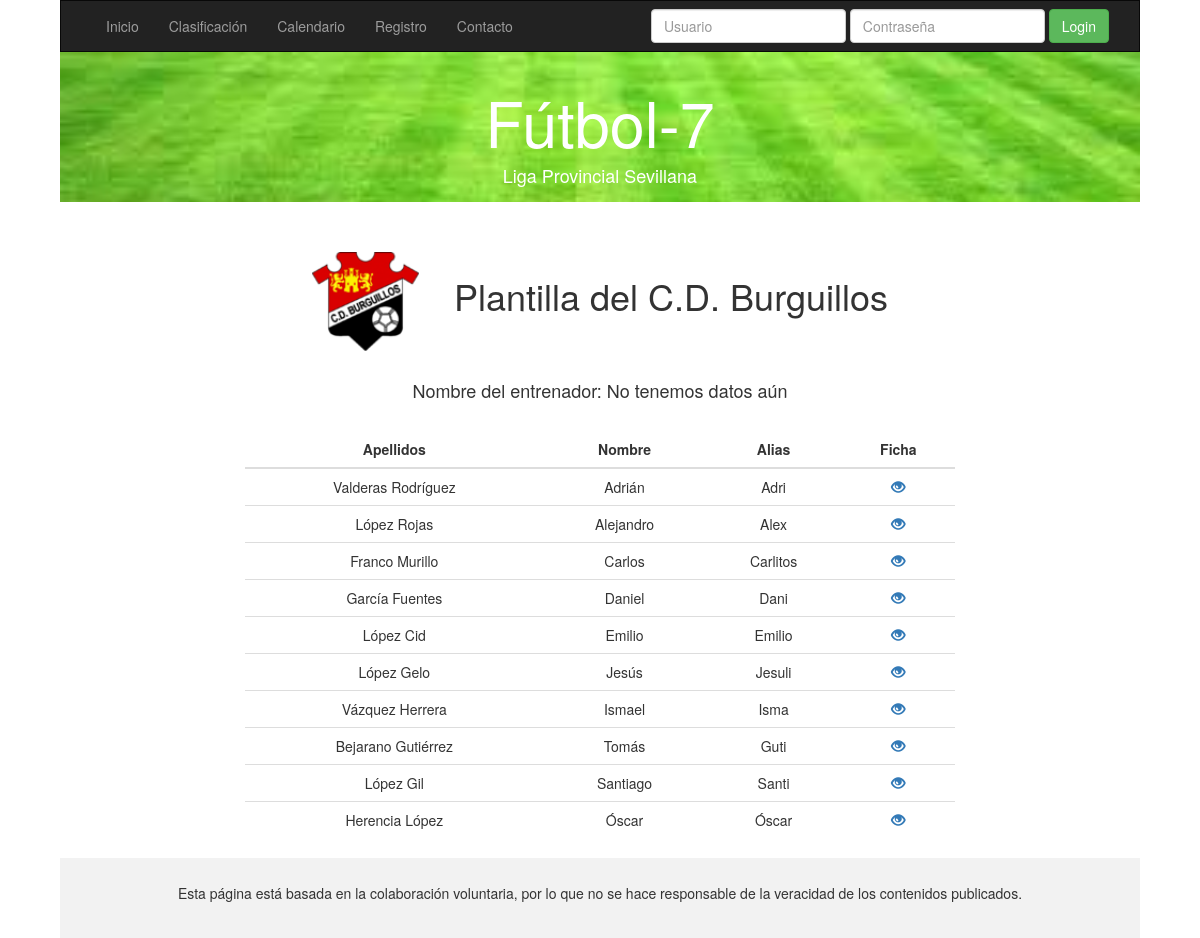
The page /usuario/equipo.php?id=4 on the database its author committed.
### tables this page shows
CREATE TABLE `EQUIPO` (
  `idEquipo` int(10) unsigned NOT NULL AUTO_INCREMENT,
  `nombre` varchar(45) NOT NULL,
  `localidad` varchar(45) DEFAULT NULL,
  PRIMARY KEY (`idEquipo`)
);

CREATE TABLE `JUGADOR` (
  `idJugador` int(10) unsigned NOT NULL AUTO_INCREMENT,
  `nombre` varchar(45) DEFAULT NULL,
  `apellidos` varchar(100) DEFAULT NULL,
  `alias` varchar(45) NOT NULL,
  `posicion` varchar(45) DEFAULT NULL,
  `altura` decimal(10,0) unsigned DEFAULT NULL,
  `peso` tinyint(3) unsigned DEFAULT NULL,
  `numero` tinyint(3) unsigned DEFAULT NULL,
  `edad` tinyint(3) unsigned DEFAULT NULL,
  `idEquipo` int(10) unsigned NOT NULL,
  PRIMARY KEY (`idJugador`),
  KEY `fk_Jugador_1_idx` (`idEquipo`),
  CONSTRAINT `fk_Jugador_1` FOREIGN KEY (`idEquipo`) REFERENCES `EQUIPO` (`idEquipo`) ON DELETE CASCADE ON UPDATE CASCADE
);

### usuario/equipo.php (the view, shortened to what this page needs)
<!DOCTYPE html>
<html>
<head>
  <?php include 'cabecera.php' ?>
    <link rel="stylesheet" type="text/css" href="./css/equipo.css">
</head>
<body>
    <?php include 'include.php' ?>
      <div class="row">
        <div class="col-md-2"></div>
        <div class="col-md-8">
          <?php
        $connection = new mysqli("localhost", "usufutbol", "usufutbol", "futbol2");
        mysqli_set_charset($connection, "utf8");
        $id=$_GET['id'];
        if ($result = $connection->query("SELECT nombre FROM EQUIPO WHERE idEquipo=$id;")){
          $obj = $result->fetch_object();
          echo "<h1 class='plantilla'><img src='../imagenes/$id.png'>Plantilla del $obj->nombre</h1>";
          $result = $connection->query("SELECT en.nombre, en.apellidos FROM Entrena ent,
            ENTRENADOR en WHERE ent.idEntrenador=en.idEntrenador and ent.idEquipo=$id;");
          $filas=$result->num_rows;
          $obj=$result->fetch_object();
          if ($filas===0) {
            echo "<h4 class='plantilla'>Nombre del entrenador: No tenemos datos aún</h4>";
          }else {
            echo "<h4 class='plantilla'>Nombre del entrenador: $obj->nombre $obj->apellidos</h4>";
          }
        ?>
            <table class="table table-hover text-center">
              <thead>
                <tr>
                  <th>Apellidos</th>
                  <th>Nombre</th>
                  <th>Alias</th>
                  <th>Ficha</th>
                </tr>
              </thead>
              <?php
              $result2 = $connection->query("select j.nombre,j.apellidos,j.alias,j.idJugador from
               JUGADOR j,EQUIPO e WHERE j.idEquipo=e.idEquipo and e.idEquipo=$id;");
              while($obj2 = $result2->fetch_object()) {
                  echo "<tr>";
                  echo "<td>".$obj2->apellidos."</td>";
                  echo "<td>".$obj2->nombre."</td>";
                  echo "<td>".$obj2->alias."</td>";
                  echo "<td><a href='jugador.php?id=$obj2->idJugador'>
                  <span class='glyphicon glyphicon-eye-open'/></a></td>";
              }
              echo "</table>";
            }
        ?>
        </div>
      </div>
      <footer class="container-fluid text-center">
        <p>Esta página está basada en la colaboración voluntaria, por lo que no se hace responsable de la veracidad de los contenidos publicados.</p>
      </footer>
</body>
</html>

### usuario/css/equipo.css (style rules this page uses)
body { width: 90%; margin: 0 auto; }
footer { background-color: #f2f2f2; padding: 25px; }
.plantilla { text-align: center; margin-bottom: 30px; }
img { width: 15%; margin-right: 5%; }
th { text-align: center; }

### rows shown on the page
equipo: nombre "C.D. Burguillos"
jugador: apellidos "Valderas Rodríguez", nombre "Adrián", alias "Adri"
jugador: apellidos "López Rojas", nombre "Alejandro", alias "Alex"
jugador: apellidos "Franco Murillo", nombre "Carlos", alias "Carlitos"
jugador: apellidos "García Fuentes", nombre "Daniel", alias "Dani"
jugador: apellidos "López Cid", nombre "Emilio", alias "Emilio"
jugador: apellidos "López Gelo", nombre "Jesús", alias "Jesuli"
jugador: apellidos "Vázquez Herrera", nombre "Ismael", alias "Isma"
jugador: apellidos "Bejarano Gutiérrez", nombre "Tomás", alias "Guti"
jugador: apellidos "López Gil", nombre "Santiago", alias "Santi"
jugador: apellidos "Herencia López", nombre "Óscar", alias "Óscar"
